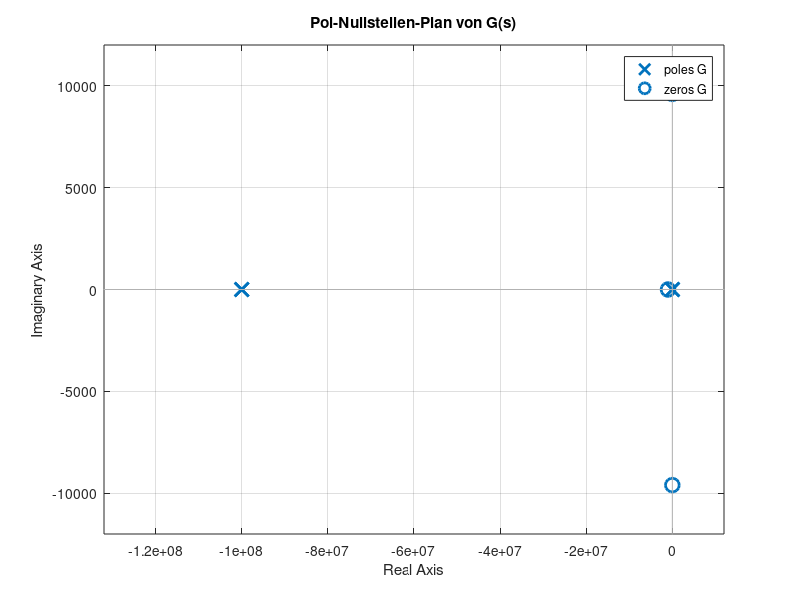
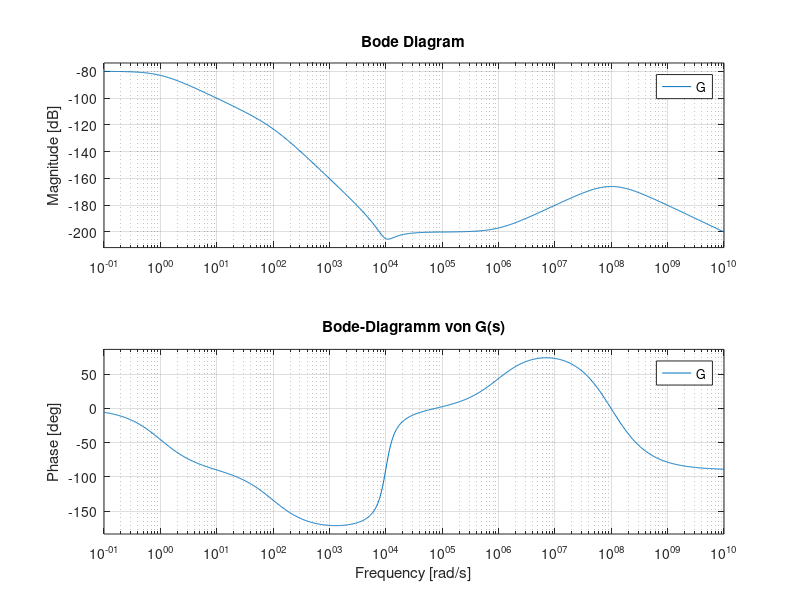

MATLAB code to generate these figures, in order: (Note: this script raises an error after producing the figures.)
%% Systemdefinition
% Zähler: (s + 1e6) * (s^2 + 5600s + 1e8)
num = conv([1 1e6], [1 5600 1e8]);

% Nenner: (s + 1) * (s + 100) * (s + 1e8)^2
den = conv(conv([1 1], [1 100]), conv([1 1e8], [1 1e8]));

% Übertragungsfunktion
G = tf(num, den)

%% a) PN-Plan mit MATLAB
figure(1)
pzmap(G)
grid on
title('Pol-Nullstellen-Plan von G(s)')

% Pole und Nullstellen explizit berechnen
pole_sys = pole(G)
zero_sys = zero(G)

%% b) Bode-Diagramm
figure(2)
bode(G)
grid on
title('Bode-Diagramm von G(s)')

%% Zusätzlich: Amplitudengang allein für bessere Lesbarkeit
figure(3)
h = bodeplot(G);
setoptions(h, 'FreqUnits','Hz', 'PhaseVisible','off');
title('Amplitudengang von G(s)')
grid on

%% Frequenzgang auch als Betrag und Phase getrennt
w = logspace(0, 10, 1000); % Frequenzvektor von 1 bis 10^10 rad/s
[mag, phase] = bode(G, w);

figure(4)
subplot(2,1,1)
semilogx(w, 20*log10(squeeze(mag)))
grid on
ylabel('Betrag [dB]')
title('Amplitudengang')
xlabel('Frequenz [rad/s]')

subplot(2,1,2)
semilogx(w, squeeze(phase))
grid on
ylabel('Phase [°]')
xlabel('Frequenz [rad/s]')
title('Phasengang')

%% System-Info ausgeben
fprintf('Pole des Systems:\n');
disp(pole_sys);
fprintf('Nullstellen des Systems:\n');
disp(zero_sys);
fprintf('Statische Verstärkung: %.2e\n', dcgain(G));
